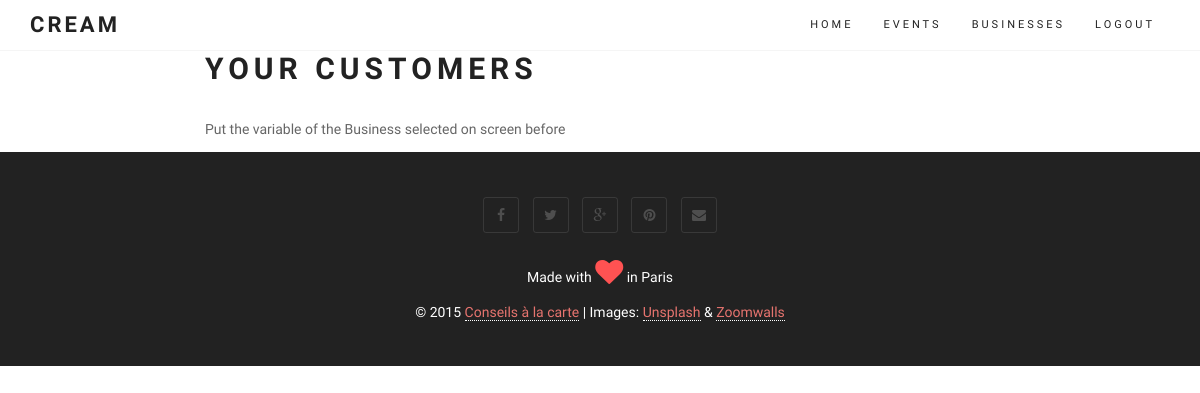
/customer/8/ (signed in), run on an earlier commit of the app's database.
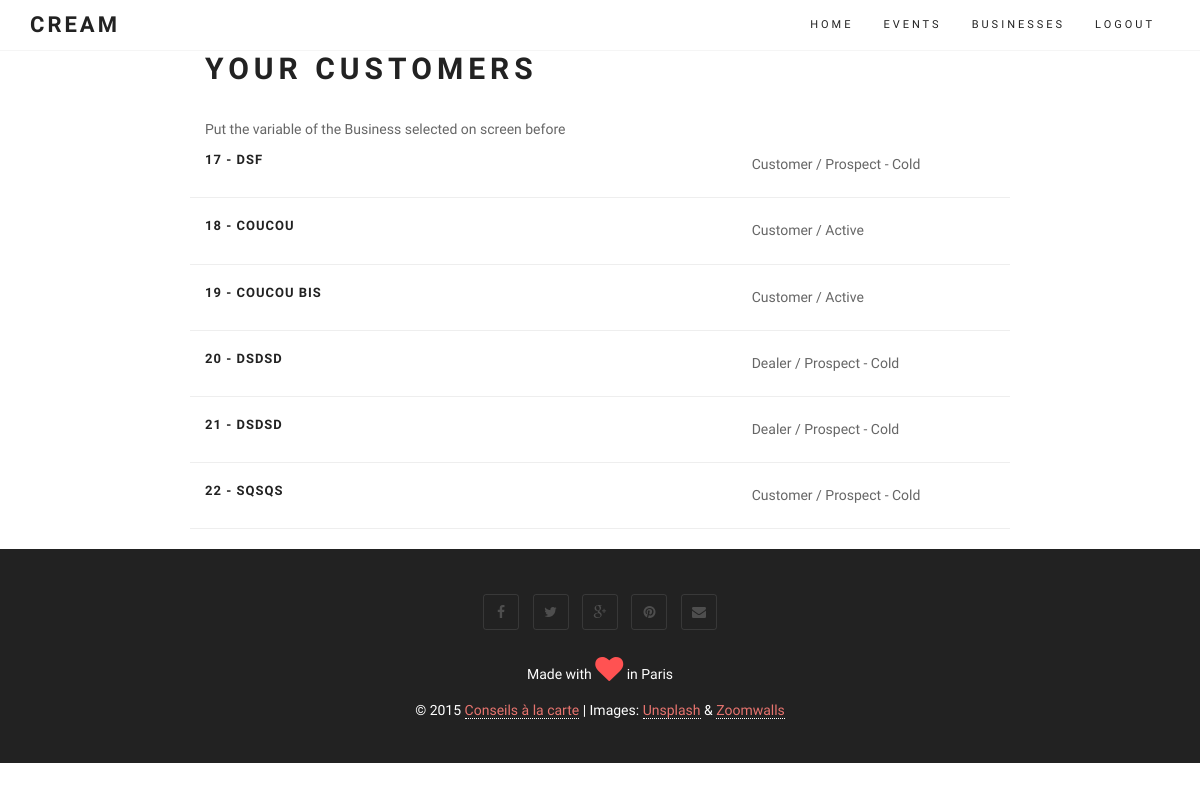
And on a later commit of the database.
### core/models.py (models this page shows)
class Customer(models.Model):
	user = models.ForeignKey(User)
	business = models.ForeignKey(Business) # could we make it multiple values
	kind = models.IntegerField(choices=CUSTOMER_KIND, null=True, blank=True)
	status = models.IntegerField(choices=CUSTOMER_STATUS, null=True, blank=True)
	fullname = models.CharField(max_length=100, null=True, blank=True)
	telephone = models.CharField(max_length=20, null=True, blank=True)
	email = models.CharField(max_length=100, null=True, blank=True)
 	created_at = models.DateTimeField(auto_now_add=True)
 	def __unicode__(self):
 		return self.fullname #+ ' - ' + str(self.bus_c) + ' - ' + str(self.fullname)
 	def get_absolute_url(self):
 	 	return reverse (viewname="customer_list", args=[self.id])

### core/views.py (the view)
# urls.py: url(r'customer/(?P<pk>\d+)/$', login_required(coreviews.CustomerListView.as_view()), name = 'customer_list'),
class CustomerListView(ListView):
	model = coremodels.Customer
	template_name = "customer/list.html"
	context_object_name = 'customer'
	def get_queryset(self):
		return coremodels.Customer.objects.filter(user=self.request.user,business=self.kwargs['pk'])

### templates/customer/list.html (shortened to what this page needs)
{% extends "base/theme.html" %}
{% block content %}
<div class="row main-content">
	<div class="col-md-2"></div>
	<div class="col-md-8">
	<h2>Your Customers</h2>
Put the variable of the Business selected on screen before<p>
		{% for customer in object_list %}
		<div class="row">
	 		<div class="col-md-8">
				<h3>{{ customer.id }} - {{ customer.fullname }}</h3>
			</div>
			<div class="col-md-4">
				{{ customer.get_kind_display }} / {{ customer.get_status_display }}
			</div>
		</div>
		<div class="row">
			<hr>
		</div>
		{% endfor %}
	</div>
	<div class="col-md-2"></div>
</div>
{% endblock %}

### templates/base/theme.html (shortened to what this page needs)
{% load staticfiles %}
{% load widget_tweaks %}
<!DOCTYPE html>
<html lang="en">
<head>
	<link href="{% static "bootstrap/css/bootstrap.min.css" %}" rel="stylesheet" media="screen">
	<link href="{% static "css/font-awesome.min.css" %}" rel="stylesheet" media="screen">
	<link href="{% static "css/simple-line-icons.css" %}" rel="stylesheet" media="screen">
	<link href="{% static "css/animate.css" %}" rel="stylesheet">
	<link href="{% static "css/style.css" %}" rel="stylesheet" media="screen">
</head>
<body>
	<header class="header">
		<nav class="navbar navbar-custom" role="navigation">
			<div class="container">
				<div class="navbar-header">
					<a class="navbar-brand" href="/">CReaM</a>
				</div>
				<div class="collapse navbar-collapse" id="custom-collapse">
					<ul class="nav navbar-nav navbar-right">
						<li><a href="/">Home</a></li>
						{% if user.is_authenticated %}
						<li>
						    <a class="page-scroll" href="/event">Events</a>
						</li>
						<li>
						    <a class="page-scroll" href="/business">Businesses</a>
						</li>
						<li>
						    <a class="page-scroll" href="/logout">Logout</a>
						</li>
						{% else %}
						<li>
						    <a class="page-scroll" href="/entrance">Log in</a>
						</li>
						{% endif %}
 					</ul>
				</div>
			</div>
		</nav>
	</header>
{% block content %}{% endblock %}
	<footer id="footer">
		<div class="container">
			<div class="row">
				<div class="col-sm-12">
					<ul class="social-links">
						<li><a href="index.html#" class="wow fadeInUp"><i class="fa fa-facebook"></i></a></li>
						<li><a href="index.html#" class="wow fadeInUp" data-wow-delay=".1s"><i class="fa fa-twitter"></i></a></li>
						<li><a href="index.html#" class="wow fadeInUp" data-wow-delay=".2s"><i class="fa fa-google-plus"></i></a></li>
						<li><a href="index.html#" class="wow fadeInUp" data-wow-delay=".4s"><i class="fa fa-pinterest"></i></a></li>
						<li><a href="index.html#" class="wow fadeInUp" data-wow-delay=".5s"><i class="fa fa-envelope"></i></a></li>
					</ul>
					<p class="heart">
                        Made with <span class="fa fa-heart fa-2x animated pulse"></span> in Paris
                    </p>
                    <p class="copyright">
                        © 2015 <a href="http://conseil.garconnet.ch" target=_new >Conseils à la carte</a> | Images: <a href="https://unsplash.com/">Unsplash</a> & <a href="http://zoomwalls.com/">Zoomwalls</a>
					</p>
				</div>
			</div>
		</div>
	</footer>
</body>
</html>

### static/css/style.css (style rules this page uses)
body { font: 300 14px/1.8 'Raleway', sans-serif; color: #666; overflow-x: hidden; }
a { color: #E7746F; }
.navbar a, .form-control { -webkit-transition: all 0.4s ease-in-out 0s; -moz-transition: all 0.4s ease-in-out 0s; -ms-transition: all 0.4s ease-in-out 0s; -o-transition: all 0.4s ease-in-out 0s; transition: all 0.4s ease-in-out 0s; }
a, .btn { -webkit-transition: all 0.125s ease-in-out 0s; -moz-transition: all 0.125s ease-in-out 0s; -ms-transition: all 0.125s ease-in-out 0s; -o-transition: all 0.125s ease-in-out 0s; transition: all 0.125s ease-in-out 0s; }
h1, h2, h3, h4, h5, h6 { font: 700 40px/1.2 Raleway, sans-serif; text-transform: uppercase; letter-spacing: 5px; margin: 5px 0 5px; color: #222; }
h2 { font-size: 30px; margin: 0 0 30px; }
h3 { font-size: 13px; letter-spacing: 1px; margin: 0 0 5px; }
#footer { background: #222; text-align: center; padding: 40px 0; color: #FFF; }
.copyright { margin: 0; }
.copyright a { border-bottom: 1px dotted #fff; }
#footer span { animation-iteration-count: infinite; -webkit-animation-iteration-count: infinite; color: #ff5252; }
.social-links { list-style: none; padding: 0; margin: 0 0 20px; }
.social-links li { display: inline-block; margin: 5px; }
.social-links a { width: 36px; height: 36px; display: block; line-height: 35px; text-align: center; border: 1px solid rgba(255, 255, 255, .1); -webkit-border-radius: 3px; -moz-border-radius: 3px; border-radius: 3px; font-size: 14px; color: rgba(255, 255, 255, .2); }
.header { border-bottom: 1px solid #f5f5f5; position: relative; width: 100%; z-index: 998; }
.navbar-custom { border: 0; border-radius: 0; margin: 0; text-transform: uppercase; font-family: Raleway, sans-serif; }
.navbar-custom, .navbar-custom .dropdown-menu { background: #fff; padding: 0; }
.navbar-custom .navbar-brand, .navbar-custom .navbar-nav > li > a, .navbar-custom .navbar-nav .dropdown-menu > li > a { font-size: 11px; letter-spacing: 3px; color: #222; }
.navbar-custom .navbar-brand { font-weight: 700; font-size: 22px; font-family: Lobster, cursive; }

What changed in the data, as far as the page shows it:
added Customer: id "17", fullname "DSF", kind "Customer", status "Prospect - Cold"
added Customer: id "18", fullname "COUCOU", kind "Customer", status "Active"
added Customer: id "19", fullname "COUCOU BIS", kind "Customer", status "Active"
added Customer: id "20", fullname "DSDSD", kind "Dealer", status "Prospect - Cold"
added Customer: id "21", fullname "DSDSD", kind "Dealer", status "Prospect - Cold"
added Customer: id "22", fullname "SQSQS", kind "Customer", status "Prospect - Cold"
